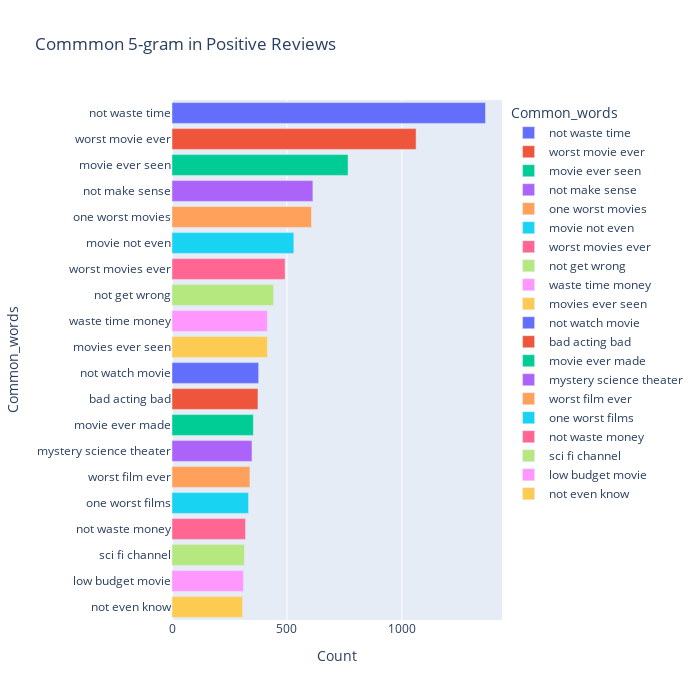

Notebook code for this chart:
### Markdown cell above
### 3. Trigram

### Code cell
most_common_uni = get_top_text_ngrams(df.Reviews_clean[df['Ratings']<=4],20,3)
most_common_uni = dict(most_common_uni)
temp = pd.DataFrame(columns = ["Common_words" , 'Count'])
temp["Common_words"] = list(most_common_uni.keys())
temp["Count"] = list(most_common_uni.values())
fig = px.bar(temp, x="Count", y="Common_words", title='Commmon 5-gram in Positive Reviews', orientation='h', 
             width=700, height=700,color='Common_words')
fig.show()

### Figure 1 — Plotly figure (JSON) as saved in the notebook; plotly's stock layout.template omitted (floating-point values rounded to 4 significant figures)
{"data": [{"alignmentgroup": "True", "hovertemplate": "Common_words=%{y}<br>Count=%{x}<extra></extra>", "legendgroup": "not waste time", "marker": {"color": "#636efa", "pattern": {"shape": ""}}, "name": "not waste time", "offsetgroup": "not waste time", "orientation": "h", "showlegend": true, "textposition": "auto", "type": "bar", "x": [1364], "xaxis": "x", "y": ["not waste time"], "yaxis": "y"}, {"alignmentgroup": "True", "hovertemplate": "Common_words=%{y}<br>Count=%{x}<extra></extra>", "legendgroup": "worst movie ever", "marker": {"color": "#EF553B", "pattern": {"shape": ""}}, "name": "worst movie ever", "offsetgroup": "worst movie ever", "orientation": "h", "showlegend": true, "textposition": "auto", "type": "bar", "x": [1062], "xaxis": "x", "y": ["worst movie ever"], "yaxis": "y"}, {"alignmentgroup": "True", "hovertemplate": "Common_words=%{y}<br>Count=%{x}<extra></extra>", "legendgroup": "movie ever seen", "marker": {"color": "#00cc96", "pattern": {"shape": ""}}, "name": "movie ever seen", "offsetgroup": "movie ever seen", "orientation": "h", "showlegend": true, "textposition": "auto", "type": "bar", "x": [766], "xaxis": "x", "y": ["movie ever seen"], "yaxis": "y"}, {"alignmentgroup": "True", "hovertemplate": "Common_words=%{y}<br>Count=%{x}<extra></extra>", "legendgroup": "not make sense", "marker": {"color": "#ab63fa", "pattern": {"shape": ""}}, "name": "not make sense", "offsetgroup": "not make sense", "orientation": "h", "showlegend": true, "textposition": "auto", "type": "bar", "x": [613], "xaxis": "x", "y": ["not make sense"], "yaxis": "y"}, {"alignmentgroup": "True", "hovertemplate": "Common_words=%{y}<br>Count=%{x}<extra></extra>", "legendgroup": "one worst movies", "marker": {"color": "#FFA15A", "pattern": {"shape": ""}}, "name": "one worst movies", "offsetgroup": "one worst movies", "orientation": "h", "showlegend": true, "textposition": "auto", "type": "bar", "x": [607], "xaxis": "x", "y": ["one worst movies"], "yaxis": "y"}, {"alignmentgroup": "True", "hovertemplate": "Common_words=%{y}<br>Count=%{x}<extra></extra>", "legendgroup": "movie not even", "marker": {"color": "#19d3f3", "pattern": {"shape": ""}}, "name": "movie not even", "offsetgroup": "movie not even", "orientation": "h", "showlegend": true, "textposition": "auto", "type": "bar", "x": [530], "xaxis": "x", "y": ["movie not even"], "yaxis": "y"}, {"alignmentgroup": "True", "hovertemplate": "Common_words=%{y}<br>Count=%{x}<extra></extra>", "legendgroup": "worst movies ever", "marker": {"color": "#FF6692", "pattern": {"shape": ""}}, "name": "worst movies ever", "offsetgroup": "worst movies ever", "orientation": "h", "showlegend": true, "textposition": "auto", "type": "bar", "x": [492], "xaxis": "x", "y": ["worst movies ever"], "yaxis": "y"}, {"alignmentgroup": "True", "hovertemplate": "Common_words=%{y}<br>Count=%{x}<extra></extra>", "legendgroup": "not get wrong", "marker": {"color": "#B6E880", "pattern": {"shape": ""}}, "name": "not get wrong", "offsetgroup": "not get wrong", "orientation": "h", "showlegend": true, "textposition": "auto", "type": "bar", "x": [442], "xaxis": "x", "y": ["not get wrong"], "yaxis": "y"}, {"alignmentgroup": "True", "hovertemplate": "Common_words=%{y}<br>Count=%{x}<extra></extra>", "legendgroup": "waste time money", "marker": {"color": "#FF97FF", "pattern": {"shape": ""}}, "name": "waste time money", "offsetgroup": "waste time money", "orientation": "h", "showlegend": true, "textposition": "auto", "type": "bar", "x": [415], "xaxis": "x", "y": ["waste time money"], "yaxis": "y"}, {"alignmentgroup": "True", "hovertemplate": "Common_words=%{y}<br>Count=%{x}<extra></extra>", "legendgroup": "movies ever seen", "marker": {"color": "#FECB52", "pattern": {"shape": ""}}, "name": "movies ever seen", "offsetgroup": "movies ever seen", "orientation": "h", "showlegend": true, "textposition": "auto", "type": "bar", "x": [415], "xaxis": "x", "y": ["movies ever seen"], "yaxis": "y"}, {"alignmentgroup": "True", "hovertemplate": "Common_words=%{y}<br>Count=%{x}<extra></extra>", "legendgroup": "not watch movie", "marker": {"color": "#636efa", "pattern": {"shape": ""}}, "name": "not watch movie", "offsetgroup": "not watch movie", "orientation": "h", "showlegend": true, "textposition": "auto", "type": "bar", "x": [377], "xaxis": "x", "y": ["not watch movie"], "yaxis": "y"}, {"alignmentgroup": "True", "hovertemplate": "Common_words=%{y}<br>Count=%{x}<extra></extra>", "legendgroup": "bad acting bad", "marker": {"color": "#EF553B", "pattern": {"shape": ""}}, "name": "bad acting bad", "offsetgroup": "bad acting bad", "orientation": "h", "showlegend": true, "textposition": "auto", "type": "bar", "x": [374], "xaxis": "x", "y": ["bad acting bad"], "yaxis": "y"}, {"alignmentgroup": "True", "hovertemplate": "Common_words=%{y}<br>Count=%{x}<extra></extra>", "legendgroup": "movie ever made", "marker": {"color": "#00cc96", "pattern": {"shape": ""}}, "name": "movie ever made", "offsetgroup": "movie ever made", "orientation": "h", "showlegend": true, "textposition": "auto", "type": "bar", "x": [354], "xaxis": "x", "y": ["movie ever made"], "yaxis": "y"}, {"alignmentgroup": "True", "hovertemplate": "Common_words=%{y}<br>Count=%{x}<extra></extra>", "legendgroup": "mystery science theater", "marker": {"color": "#ab63fa", "pattern": {"shape": ""}}, "name": "mystery science theater", "offsetgroup": "mystery science theater", "orientation": "h", "showlegend": true, "textposition": "auto", "type": "bar", "x": [348], "xaxis": "x", "y": ["mystery science theater"], "yaxis": "y"}, {"alignmentgroup": "True", "hovertemplate": "Common_words=%{y}<br>Count=%{x}<extra></extra>", "legendgroup": "worst film ever", "marker": {"color": "#FFA15A", "pattern": {"shape": ""}}, "name": "worst film ever", "offsetgroup": "worst film ever", "orientation": "h", "showlegend": true, "textposition": "auto", "type": "bar", "x": [339], "xaxis": "x", "y": ["worst film ever"], "yaxis": "y"}, {"alignmentgroup": "True", "hovertemplate": "Common_words=%{y}<br>Count=%{x}<extra></extra>", "legendgroup": "one worst films", "marker": {"color": "#19d3f3", "pattern": {"shape": ""}}, "name": "one worst films", "offsetgroup": "one worst films", "orientation": "h", "showlegend": true, "textposition": "auto", "type": "bar", "x": [333], "xaxis": "x", "y": ["one worst films"], "yaxis": "y"}, {"alignmentgroup": "True", "hovertemplate": "Common_words=%{y}<br>Count=%{x}<extra></extra>", "legendgroup": "not waste money", "marker": {"color": "#FF6692", "pattern": {"shape": ""}}, "name": "not waste money", "offsetgroup": "not waste money", "orientation": "h", "showlegend": true, "textposition": "auto", "type": "bar", "x": [320], "xaxis": "x", "y": ["not waste money"], "yaxis": "y"}, {"alignmentgroup": "True", "hovertemplate": "Common_words=%{y}<br>Count=%{x}<extra></extra>", "legendgroup": "sci fi channel", "marker": {"color": "#B6E880", "pattern": {"shape": ""}}, "name": "sci fi channel", "offsetgroup": "sci fi channel", "orientation": "h", "showlegend": true, "textposition": "auto", "type": "bar", "x": [315], "xaxis": "x", "y": ["sci fi channel"], "yaxis": "y"}, {"alignmentgroup": "True", "hovertemplate": "Common_words=%{y}<br>Count=%{x}<extra></extra>", "legendgroup": "low budget movie", "marker": {"color": "#FF97FF", "pattern": {"shape": ""}}, "name": "low budget movie", "offsetgroup": "low budget movie", "orientation": "h", "showlegend": true, "textposition": "auto", "type": "bar", "x": [311], "xaxis": "x", "y": ["low budget movie"], "yaxis": "y"}, {"alignmentgroup": "True", "hovertemplate": "Common_words=%{y}<br>Count=%{x}<extra></extra>", "legendgroup": "not even know", "marker": {"color": "#FECB52", "pattern": {"shape": ""}}, "name": "not even know", "offsetgroup": "not even know", "orientation": "h", "showlegend": true, "textposition": "auto", "type": "bar", "x": [307], "xaxis": "x", "y": ["not even know"], "yaxis": "y"}], "layout": {"barmode": "relative", "height": 700, "legend": {"title": {"text": "Common_words"}, "tracegroupgap": 0}, "title": {"text": "Commmon 5-gram in Positive Reviews"}, "width": 700, "xaxis": {"anchor": "y", "autorange": true, "domain": [0, 1], "range": [0, 1436.0], "title": {"text": "Count"}, "type": "linear"}, "yaxis": {"anchor": "x", "autorange": true, "categoryarray": ["not even know", "low budget movie", "sci fi channel", "not waste money", "one worst films", "worst film ever", "mystery science theater", "movie ever made", "bad acting bad", "not watch movie", "movies ever seen", "waste time money", "not get wrong", "worst movies ever", "movie not even", "one worst movies", "not make sense", "movie ever seen", "worst movie ever", "not waste time"], "categoryorder": "array", "domain": [0, 1], "range": [-0.5, 19.5], "title": {"text": "Common_words"}, "type": "category"}}}
